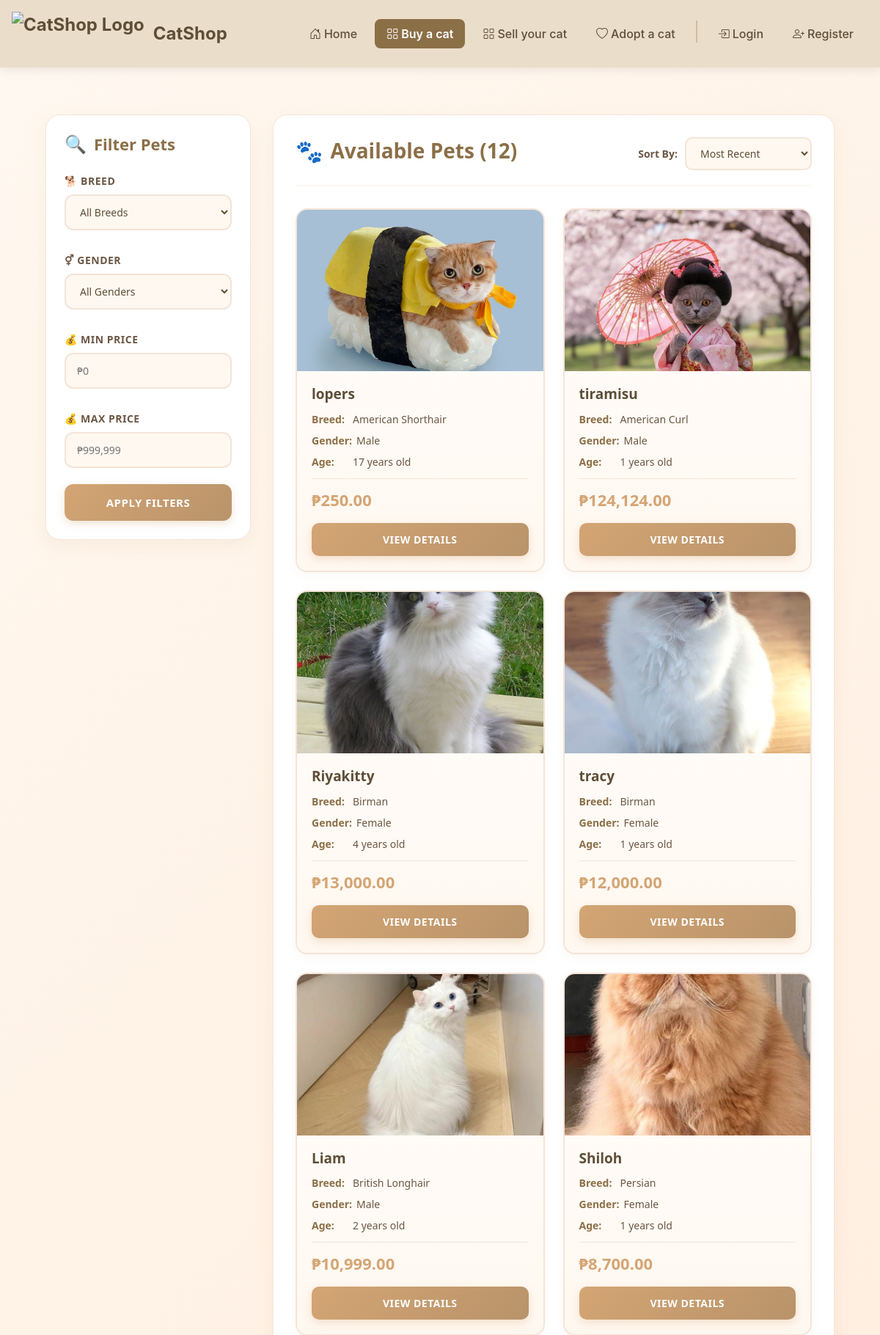
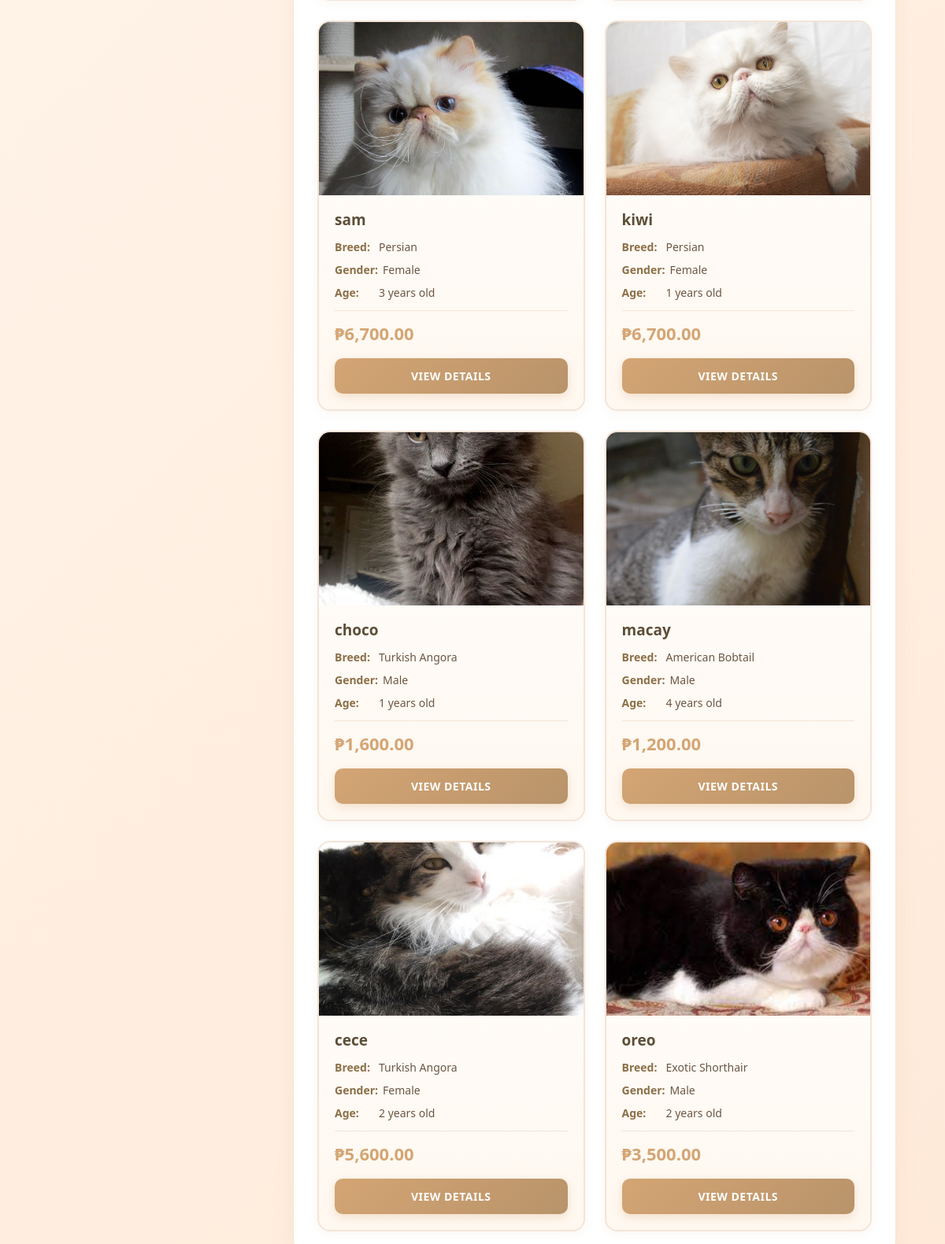
Screenshot of /public/products.php (upper part) with the database file from the repository (2 pictures, top to bottom).
### tables this page shows
CREATE TABLE `pets` (
  `id` int(11) NOT NULL,
  `user_id` int(11) NOT NULL,
  `name` varchar(100) NOT NULL,
  `type` varchar(50) NOT NULL,
  `breed` varchar(100) DEFAULT NULL,
  `gender` varchar(10) NOT NULL DEFAULT 'Male',
  `age` varchar(50) DEFAULT NULL,
  `description` text DEFAULT NULL,
  `price` decimal(10,2) DEFAULT NULL,
  `status` varchar(20) DEFAULT 'available',
  `image` varchar(255) DEFAULT NULL,
  `created_at` timestamp NOT NULL DEFAULT current_timestamp(),
  `latitude` varchar(50) DEFAULT NULL,
  `longitude` varchar(50) DEFAULT NULL,
  `address` text DEFAULT NULL,
  `vaccinated` tinyint(1) DEFAULT 0,
  `neutered` tinyint(1) DEFAULT 0,
  `health_status` text DEFAULT NULL
);

### public/products.php (the view, shortened to what this page needs)
<?php
include_once "../includes/header.php";
$price_min = $_GET['price_min'] ?? '';
$price_max = $_GET['price_max'] ?? '';
$sort = $_GET['sort'] ?? 'recent';
$sql = "SELECT p.*,
        (SELECT filename FROM pet_images WHERE pet_id = p.id LIMIT 1) as image1,
        (SELECT filename FROM pet_images WHERE pet_id = p.id LIMIT 1,1) as image2
        FROM pets p
        WHERE p.status = 'available'";
switch ($sort) {
    default:
        $sql .= " ORDER BY p.created_at DESC";
        break;
}
$stmt = $conn->prepare($sql);
$stmt->execute();
$result = $stmt->get_result();
$pets = $result->fetch_all(MYSQLI_ASSOC);
?>
<div class="products-container">
    <aside class="sidebar">
        <h3>Filter Pets</h3>
        <form method="GET" action="products.php">
            <label for="breed">🐕 Breed</label>
            <select name="breed" id="breed">
                <option value="">All Breeds</option>
            </select>
            <label for="gender">⚥ Gender</label>
            <select name="gender" id="gender">
                <option value="">All Genders</option>
            </select>
            <label for="price_min">💰 Min Price</label>
            <input type="number" name="price_min" placeholder="₱0" value="<?= htmlspecialchars($price_min); ?>">
            <label for="price_max">💰 Max Price</label>
            <input type="number" name="price_max" placeholder="₱999,999" value="<?= htmlspecialchars($price_max); ?>">
            <button type="submit">Apply Filters</button>
        </form>
    </aside>
    <section class="products-main">
        <div class="products-header">
            <h2>Available Pets (<?= count($pets) ?>)</h2>
            <form method="GET" action="products.php">
                <label for="sort">Sort By:</label>
                <select name="sort" id="sort" onchange="this.form.submit()">
                    <option value="recent" <?= $sort=='recent'?'selected':''; ?>>Most Recent</option>
                </select>
            </form>
        </div>
        <div class="products-grid">
            <?php if (!empty($pets)): ?>
                <?php foreach ($pets as $pet): ?>
                    <div class="product-card">
                        <div class="image-wrapper">
                            <img src="../uploads/<?= htmlspecialchars($pet['image1'] ?? 'no-image.png'); ?>"
                                 alt="<?= htmlspecialchars($pet['name']); ?>" class="first">
                        </div>
                        <div class="info">
                            <h4><?= htmlspecialchars($pet['name']); ?></h4>
                            <p><strong>Breed:</strong> <?= htmlspecialchars($pet['breed']); ?></p>
                            <p><strong>Gender:</strong> <?= htmlspecialchars($pet['gender']); ?></p>
                            <p><strong>Age:</strong> <?= htmlspecialchars($pet['age']); ?> years old</p>
                            <p>₱<?= number_format($pet['price'], 2); ?></p>
                            <a href="pet-details.php?id=<?= $pet['id']; ?>">View Details</a>
                        </div>
                    </div>
                <?php endforeach; ?>
            <?php endif; ?>
        </div>
    </section>
</div>

### includes/header.php (style rules this page uses)
* { margin: 0; padding: 0; box-sizing: border-box; }
body { margin: 0 !important; padding: 0 !important; }
:root { --header-bg: #EADDCA; --header-text: #5D4E37; --accent-color: #8B6F47; --hover-color: #A0826D; --badge-color: #D2691E; --white: #ffffff; --light-accent: rgba(139, 111, 71, 0.1); }

### public/products.php (style rules this page uses)
* { margin: 0; padding: 0; box-sizing: border-box; }
body { background: linear-gradient(135deg, #FFF8F0 0%, #FFE8D6 100%); font-family: 'Segoe UI', Tahoma, Geneva, Verdana, sans-serif; min-height: 100vh; }
.products-container { display: grid; grid-template-columns: 280px 1fr; gap: 30px; max-width: 1400px; margin: 0 auto; padding: 40px 20px; }
.sidebar { background: #FFFFFF; padding: 25px; border-radius: 20px; box-shadow: 0 8px 24px rgba(210, 180, 140, 0.15); height: fit-content; position: sticky; top: 20px; border: 1px solid #F4E4D7; }
.sidebar h3 { margin-bottom: 25px; font-size: 22px; color: #8B6F47; font-weight: 700; display: flex; align-items: center; gap: 10px; }
.sidebar h3::before { content: "🔍"; font-size: 24px; }
.sidebar label { display: block; margin: 18px 0 8px; font-weight: 600; color: #6B5744; font-size: 14px; text-transform: uppercase; letter-spacing: 0.5px; }
.sidebar input, .sidebar select { width: 100%; padding: 12px 15px; margin-bottom: 12px; border: 2px solid #F4E4D7; border-radius: 12px; background: #FFF8F0; color: #5D4E37; font-size: 14px; transition: all 0.3s ease; }
.sidebar button { width: 100%; padding: 14px; margin-top: 10px; background: linear-gradient(135deg, #D4A574 0%, #B8936A 100%); color: white; border: none; border-radius: 12px; font-weight: 700; font-size: 15px; cursor: pointer; transition: all 0.3s ease; text-transform: uppercase; letter-spacing: 0.5px; box-shadow: 0 4px 12px rgba(212, 165, 116, 0.3); }
.products-main { background: #FFFFFF; padding: 30px; border-radius: 20px; box-shadow: 0 8px 24px rgba(210, 180, 140, 0.15); border: 1px solid #F4E4D7; }
.products-header { display: flex; justify-content: space-between; align-items: center; margin-bottom: 30px; padding-bottom: 20px; border-bottom: 2px solid #FFF8F0; flex-wrap: wrap; gap: 15px; }
.products-header h2 { font-size: 28px; color: #8B6F47; font-weight: 700; display: flex; align-items: center; gap: 10px; }
.products-header h2::before { content: "🐾"; font-size: 30px; }
.products-header form { display: flex; align-items: center; gap: 10px; }
.products-header label { font-weight: 600; color: #6B5744; font-size: 14px; }
.products-header select { padding: 10px 15px; border-radius: 10px; border: 2px solid #F4E4D7; background: #FFF8F0; color: #5D4E37; font-size: 14px; cursor: pointer; transition: all 0.3s ease; font-weight: 500; }
.products-grid { display: grid; grid-template-columns: repeat(auto-fill, minmax(260px, 1fr)); gap: 25px; }
.product-card { border: 2px solid #F4E4D7; border-radius: 16px; overflow: hidden; background: #FFFBF7; transition: all 0.3s ease; position: relative; box-shadow: 0 4px 12px rgba(210, 180, 140, 0.1); }
.product-card img { width: 100%; height: 220px; object-fit: cover; display: block; transition: opacity 0.3s ease; }
.product-card .image-wrapper { position: relative; width: 100%; height: 220px; background: #F4E4D7; overflow: hidden; }
.product-card .info { padding: 20px; background: linear-gradient(to bottom, #FFFBF7 0%, #FFF8F0 100%); }
.product-card h4 { margin: 0 0 12px; font-size: 19px; color: #5D4E37; font-weight: 700; }
.product-card p { margin: 8px 0; font-size: 14px; color: #6B5744; display: flex; align-items: center; gap: 6px; }
.product-card p strong { color: #8B6F47; min-width: 50px; }
.product-card p:last-of-type { font-size: 22px; font-weight: 800; color: #D4A574; margin-top: 12px; padding-top: 12px; border-top: 1px solid #F4E4D7; }
.product-card a { display: block; margin-top: 15px; padding: 12px 20px; background: linear-gradient(135deg, #D4A574 0%, #B8936A 100%); color: white; border-radius: 10px; font-size: 14px; font-weight: 700; text-decoration: none; text-align: center; transition: all 0.3s ease; text-transform: uppercase; letter-spacing: 0.5px; box-shadow: 0 4px 12px rgba(212, 165, 116, 0.3); }

### includes/footer.php (style rules this page uses)
* { margin: 0; padding: 0; box-sizing: border-box; }
body { margin: 0; padding: 0; }

### rows the page displays
pets: shows a picture, name "lopers", breed "American Shorthair", gender "Male", age "17", price "250.00"
pets: shows a picture, name "tiramisu", breed "American Curl", gender "Male", age "1", price "124,124.00"
pets: name (picture), name "Riyakitty", breed "Birman", gender "Female", age "4", price "13,000.00"
pets: name (picture), name "tracy", breed "Birman", gender "Female", age "1", price "12,000.00"
pets: name (picture), name "Liam", breed "British Longhair", gender "Male", age "2", price "10,999.00"
pets: name (picture), name "Shiloh", breed "Persian", gender "Female", age "1", price "8,700.00"
pets: shows a picture, name "sam", breed "Persian", gender "Female", age "3", price "6,700.00"
pets: name (picture), name "kiwi", breed "Persian", gender "Female", age "1", price "6,700.00"
pets: name (picture), name "choco", breed "Turkish Angora", gender "Male", age "1", price "1,600.00"
pets: name (picture), name "macay", breed "American Bobtail", gender "Male", age "4", price "1,200.00"
pets: name (picture), name "cece", breed "Turkish Angora", gender "Female", age "2", price "5,600.00"
pets: name (picture), name "oreo", breed "Exotic Shorthair", gender "Male", age "2", price "3,500.00"

### other values shown
count($pets) "12"
